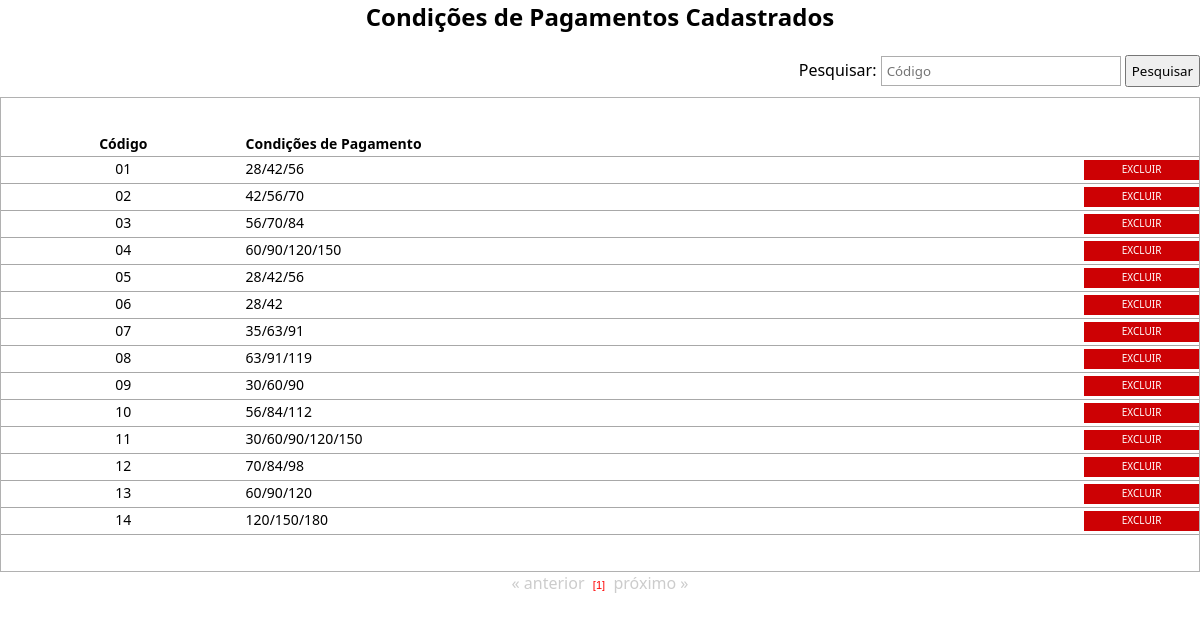
Before: /visualiza_condicoes_pagamento.php with the older database file.
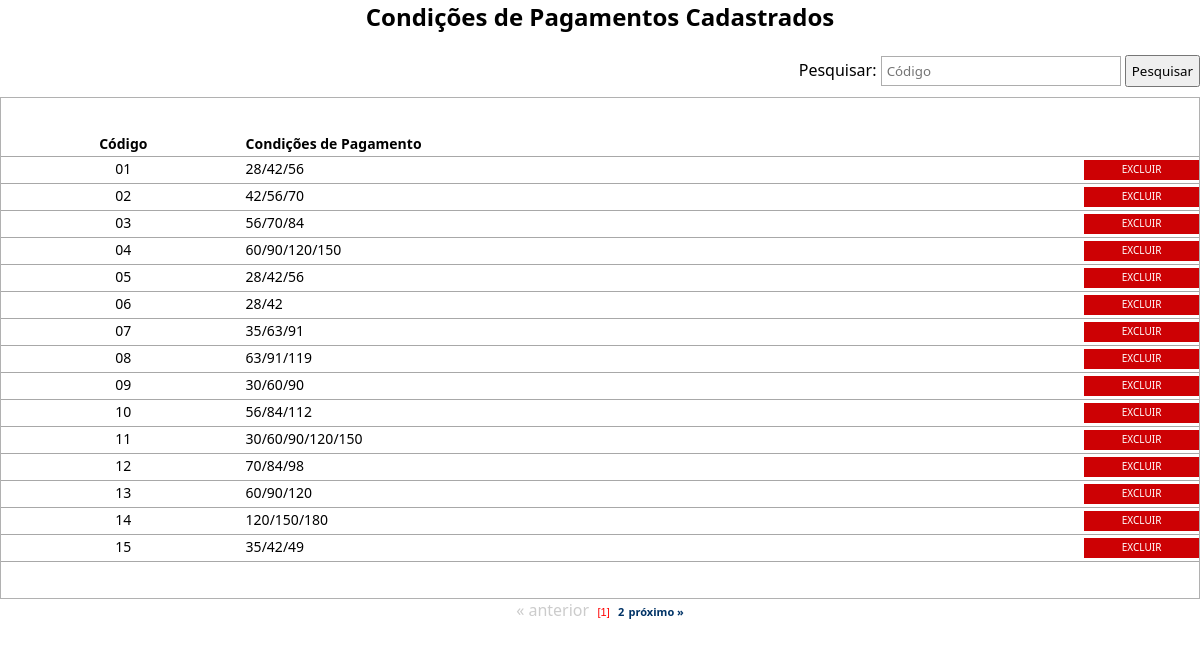
After: the same page with the newer database file.
### tables this page shows
CREATE TABLE `condicoes_pagamentos` (
  `id_condicoes` int(11) NOT NULL AUTO_INCREMENT,
  `cod_condicoes` varchar(10) NOT NULL,
  `parcelas` varchar(50) NOT NULL,
  `primeira_condicao` int(11) NOT NULL,
  `segunda_condicao` int(11) NOT NULL,
  `terceira_condicao` int(11) NOT NULL,
  `quarta_condicao` int(11) NOT NULL,
  `quinta_condicao` int(11) NOT NULL,
  PRIMARY KEY (`id_condicoes`)
);

### processos/database.php (called while the page is built, shortened)
<?php
function DBRead ($table, $params = null, $fields = '*') {
	$params = ($params) ? " {$params}" : null;
		$query = "SELECT {$fields} FROM {$table}{$params}";
		$result = DBExecute($query);
		if (!mysqli_num_rows($result))
			return false;
		else {
			while ($res = mysqli_fetch_assoc($result)) {
				$data[] = $res;
			}
			return $data;
		}
}
function DBExecute($query){
	$link = DBConnect();
	$result = @mysqli_query($link, $query) or die (mysqli_error($link));
	return $result;
}
?>

### visualiza_condicoes_pagamento.php (the view, shortened to what this page needs)
<!doctype html>
<html>
<head>
<link href="css/style.css" rel="stylesheet" type="text/css">
<link href="css/style.css" rel="stylesheet" type="text/css">
<link rel="stylesheet" href="css/menu.css">
</head>
<body>
<center><h2> Condições de Pagamentos Cadastrados </h2></center>
<br />
<table width="100%" border="0" cellpadding="0" cellspacing="0" style="margin-bottom: 10px;">
	<tr>
		<td align="right">
        <?php
		require 'processos/database.php';
		?>
          <form  action="<?php echo htmlspecialchars($_SERVER["PHP_SELF"]);?>" method="post">
			Pesquisar: <input type="text" name="pesquisar" placeholder="Código" class="cod" style="margin-right:0;">
			<input type="submit" value="Pesquisar" style="height: 32px; padding: 0 5px 0 5px;">
		  </form>
		</td>
	</tr>
</table>
 <?php
 	if (empty($_POST['pesquisar'])) {
 ?>
<table width="100%" border="0" cellpadding="0" cellspacing="0" class="table">
	<tr class="linha">
		<td class="linha" width="20%" align="center"><b>Código</b></td>
		<td class="linha"><b>Condições de Pagamento</b></td>
    <td width="10%" align="center" class="linha"></td>
	</tr>
<?php
  $numreg = 15;
  $inicial = $_GET['pg'] * $numreg;
	$le_cond = DBRead ("condicoes_pagamentos", "ORDER BY cod_condicoes ASC LIMIT $inicial, $numreg", "*");
  $sql = DBRead ("condicoes_pagamentos");
  $quant = count($sql);
		foreach ($le_cond as $cond){
		?>
	<tr onmouseover="ChangeColor(this, true);" onmouseout="ChangeColor(this, false);">
		<td class="linha" align="center" valign="middle" onclick="DoNav('alterar_condicoes_pagamento.php?id=<?php echo $cond['id_condicoes'];?>');">
			<?php echo $cond['cod_condicoes'];?>
		</td>
		<td class="linha espaco" valign="middle" onclick="DoNav('alterar_condicoes_pagamento.php?id=<?php echo $cond['id_condicoes'];?>');">
		<?php
				if ($cond['primeira_condicao'] != '0') {
					echo $cond['primeira_condicao'];
				}
				if ($cond['segunda_condicao'] != '0') {
					echo "/".$cond['segunda_condicao']."";
				}
				if ($cond['terceira_condicao'] != '0') {
					echo "/".$cond['terceira_condicao']."";
				}
				if ($cond['quarta_condicao'] != '0') {
					echo "/".$cond['quarta_condicao']."";
				}
				if ($cond['quinta_condicao'] != '0') {
					echo "/".$cond['quinta_condicao']."";
				}
		?>
    </td>
	  <td class="linha espaco" valign="middle">
      <span class="excluir">
        <a href="javascript:aviso('<?=$cond['id_condicoes'];?>');">Excluir</a>
      </span>
    </td>
  </tr>
<?php
	}
?>
</table>
<center>
<?php
  require "paginacao.php";
	}
?>
</center>
</body>
</html>

### paginacao.php (shortened to what this page needs)
<?php
$quant_pg = ceil($quant/$numreg);
$quant_pg++;
if ( @$_GET['pg'] > 0) {
echo "<a href=".$_SERVER['PHP_SELF']."?pg=".(@$_GET['pg']-1)." class=pg ><b>&laquo; Anterior</b></a>";
} else {
echo "<font color=#CCCCCC>&laquo; anterior </font>";
}
for($i_pg=1; $i_pg<$quant_pg;$i_pg++) {
if (@$_GET['pg'] == ($i_pg-1)) {
echo "&nbsp;<span class=pgoff>[$i_pg]</span>&nbsp;";
} else {
$i_pg2 = $i_pg-1;
echo "&nbsp;<a href=".$_SERVER['PHP_SELF']."?pg=$i_pg2 class=pg><b>$i_pg</b></a>&nbsp;";
}
}
if ((@$_GET['pg']+2) < $quant_pg) {
echo "<a href=".$_SERVER['PHP_SELF']."?pg=".(@$_GET['pg']+1)." class=pg ><b>próximo &raquo;</b></a>";
} else {
echo "<font color=#CCCCCC>  próximo &raquo;</font>";
}
?>

Changed rows visible on the page:
added condicoes_pagamentos: cod_condicoes "15", primeira_condicao "35", segunda_condicao "42", terceira_condicao "49"
Other visible differences:
new list line: "2"
